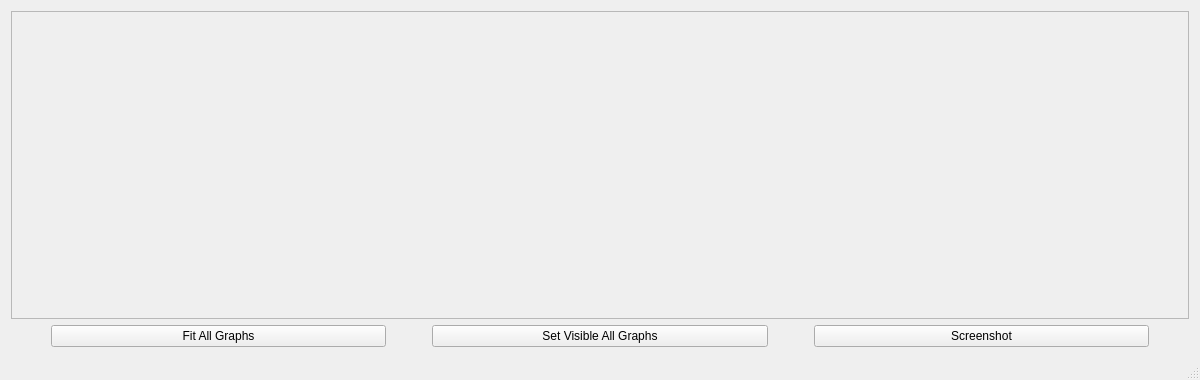
<?xml version="1.0" encoding="UTF-8"?>
<ui version="4.0">
 <class>MainWindow</class>
 <widget class="QMainWindow" name="MainWindow">
  <property name="geometry">
   <rect>
    <x>0</x>
    <y>0</y>
    <width>1200</width>
    <height>380</height>
   </rect>
  </property>
  <property name="windowTitle">
   <string>QCustomPlot Interaction Example</string>
  </property>
  <widget class="QWidget" name="centralWidget">
   <layout class="QVBoxLayout" name="verticalLayout">
    <item>
     <widget class="QFrame" name="frame_2">
      <property name="frameShape">
       <enum>QFrame::StyledPanel</enum>
      </property>
      <property name="frameShadow">
       <enum>QFrame::Sunken</enum>
      </property>
      <property name="lineWidth">
       <number>1</number>
      </property>
      <property name="midLineWidth">
       <number>0</number>
      </property>
      <layout class="QVBoxLayout" name="verticalLayout_3">
       <property name="spacing">
        <number>0</number>
       </property>
       <property name="leftMargin">
        <number>0</number>
       </property>
       <property name="topMargin">
        <number>0</number>
       </property>
       <property name="rightMargin">
        <number>0</number>
       </property>
       <property name="bottomMargin">
        <number>0</number>
       </property>
       <item>
        <widget class="QCustomPlot" name="customPlot" native="true">
         <property name="sizePolicy">
          <sizepolicy hsizetype="Preferred" vsizetype="MinimumExpanding">
           <horstretch>0</horstretch>
           <verstretch>0</verstretch>
          </sizepolicy>
         </property>
        </widget>
       </item>
      </layout>
     </widget>
    </item>
    <item>
     <layout class="QHBoxLayout" name="horizontalLayout_3">
      <property name="sizeConstraint">
       <enum>QLayout::SetNoConstraint</enum>
      </property>
      <item>
       <spacer name="horizontalSpacer_3">
        <property name="orientation">
         <enum>Qt::Horizontal</enum>
        </property>
        <property name="sizeType">
         <enum>QSizePolicy::Minimum</enum>
        </property>
        <property name="sizeHint" stdset="0">
         <size>
          <width>40</width>
          <height>20</height>
         </size>
        </property>
       </spacer>
      </item>
      <item>
       <widget class="QPushButton" name="pushButton">
        <property name="text">
         <string>Fit All Graphs</string>
        </property>
       </widget>
      </item>
      <item>
       <spacer name="horizontalSpacer">
        <property name="orientation">
         <enum>Qt::Horizontal</enum>
        </property>
        <property name="sizeType">
         <enum>QSizePolicy::Minimum</enum>
        </property>
        <property name="sizeHint" stdset="0">
         <size>
          <width>40</width>
          <height>20</height>
         </size>
        </property>
       </spacer>
      </item>
      <item>
       <widget class="QPushButton" name="pushButton_2">
        <property name="text">
         <string>Set Visible All Graphs</string>
        </property>
       </widget>
      </item>
      <item>
       <spacer name="horizontalSpacer_2">
        <property name="orientation">
         <enum>Qt::Horizontal</enum>
        </property>
        <property name="sizeType">
         <enum>QSizePolicy::Minimum</enum>
        </property>
        <property name="sizeHint" stdset="0">
         <size>
          <width>40</width>
          <height>20</height>
         </size>
        </property>
       </spacer>
      </item>
      <item>
       <widget class="QPushButton" name="pushButton_3">
        <property name="text">
         <string>Screenshot</string>
        </property>
       </widget>
      </item>
      <item>
       <spacer name="horizontalSpacer_4">
        <property name="orientation">
         <enum>Qt::Horizontal</enum>
        </property>
        <property name="sizeType">
         <enum>QSizePolicy::Minimum</enum>
        </property>
        <property name="sizeHint" stdset="0">
         <size>
          <width>40</width>
          <height>20</height>
         </size>
        </property>
       </spacer>
      </item>
     </layout>
    </item>
   </layout>
  </widget>
  <widget class="QMenuBar" name="menuBar">
   <property name="geometry">
    <rect>
     <x>0</x>
     <y>0</y>
     <width>1200</width>
     <height>20</height>
    </rect>
   </property>
  </widget>
  <widget class="QStatusBar" name="statusBar"/>
 </widget>
 <layoutdefault spacing="6" margin="11"/>
 <customwidgets>
  <customwidget>
   <class>QCustomPlot</class>
   <extends>QWidget</extends>
   <header>qcustomplot.h</header>
   <container>1</container>
  </customwidget>
 </customwidgets>
 <resources/>
 <connections/>
</ui>
